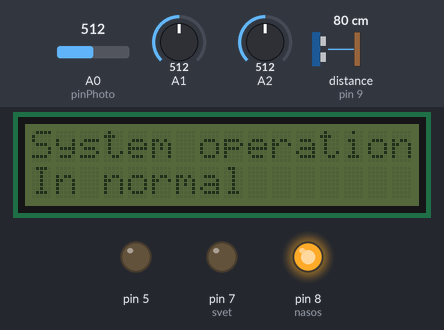
The sketch below on a simulated Arduino Uno, built with avr-gcc and run on an emulated ATmega328P. Shown: 16×2 character LCD, output pins drawn as LEDs (lit = HIGH). The test bench sets the inputs (shaded band); at power-on: A0 (pinPhoto) = 512, A1 = 512, A2 = 512, distance to the obstacle (sensor on pin 9) 80 cm. The local clock reads 2024-03-15 10:24:30 at power-on unless the sketch sets it; what the sketch prints to the serial monitor is not drawn.

Above: at 1.2 s.
1.3 s: A0 (pinPhoto) set to 168
6.3 s: A0 (pinPhoto) set to 135
At 9.3 s:
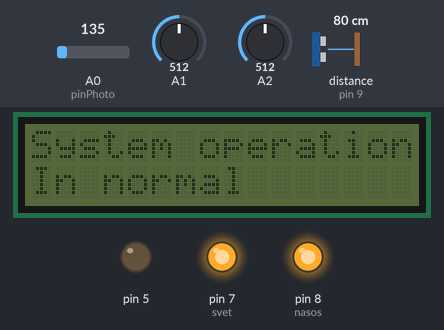
9.6 s: A1 set to 109
12.4 s: A1 set to 92
At 14.6 s:
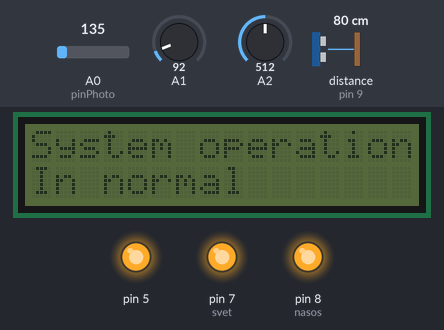
15.7 s: A2 set to 54
17.7 s: A2 set to 46
At 20.0 s:
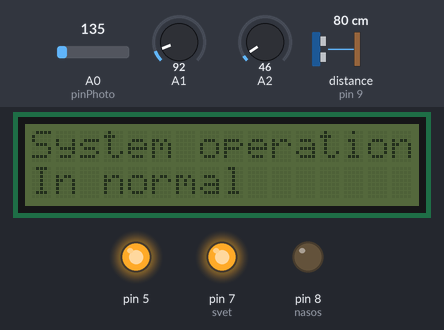
Timing chart, 0 to 21.5 s (numbered marks = the images above; inputs shaded):
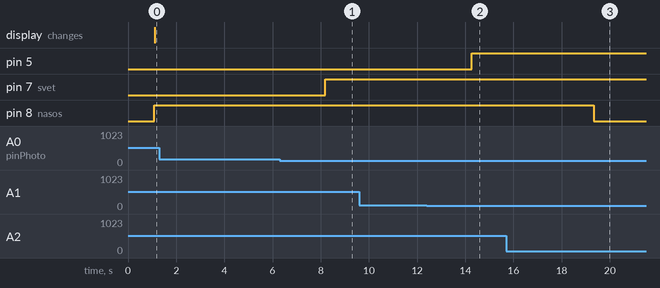

The sketch:

automatic_watering_station.ino
```cpp
#include <DS1302.h>
#include <LiquidCrystal_I2C.h>
#include <Ultrasonic.h>

const int pinPhoto = A0;
int raw = 0;
DS1302 rtc(3, 2, 4);
int svet = 7;
Time t;
int nasos = 8;
int x;

Ultrasonic ultrasonic(10, 9);
LiquidCrystal_I2C lcd1(0x27, 16, 2);

void setup(){
	pinMode( pinPhoto, INPUT );
	pinMode(svet,OUTPUT);
	rtc.halt(false);
	rtc.writeProtect(false);
	Serial.begin(9600);
	rtc.setTime(14, 30, 51);
	lcd1.init();
	lcd1.backlight();
	pinMode(nasos,OUTPUT);
	Serial.begin(9600);
	pinMode(A2, INPUT);
	pinMode(5, OUTPUT);
	pinMode(A1, INPUT);
	Serial.begin(9600);
}
void loop(){
	lcd1.clear();
	lcd1.setCursor(0, 0);
	lcd1.print("System operation");
	lcd1.setCursor(10, 0);
	lcd1.setCursor(0, 1);
	lcd1.print("In normal");
	lcd1.setCursor(10, 1);
	delay(1000);
	if (analogRead(2) <= 50) {
		digitalWrite(nasos,LOW  );
	}
	else if( analogRead(2) > 50){
	  digitalWrite(nasos,HIGH);
	}
	float dist_cm = ultrasonic.Ranging(CM);
	Serial.println(dist_cm);
	if (dist_cm > 55)
		lcd1.noBacklight();
	if (dist_cm < 55)
		lcd1.backlight();
	raw = analogRead( pinPhoto );
	//Serial.println(rtc.getTimeStr());
	delay (1000);
	Serial.println(analogRead(0));
	t = rtc.getTime();
	if (t.hour >= 8 && t.hour <= 20 && raw > 150){
		digitalWrite(svet,LOW  );
	}
	else {
		digitalWrite(svet,HIGH);
	}

	x = analogRead(A1);
	if (x < 100) { digitalWrite (5, HIGH); }
	if (x > 100) { digitalWrite (5, LOW); }
	delay (1000);
}
```

Measured:
- the behaviour switches between 151 and 150 on A0 (pinPhoto) (found by bisection; images 0 and 1)
- the behaviour switches between 100 and 99 on A1 (found by bisection; images 1 and 2)
- the behaviour switches between 51 and 50 on A2 (found by bisection; images 2 and 3)
- after the input at 1.3 s, every drawn part: stays the same
- after the input at 6.3 s, pin 7 (svet): LOW → HIGH after 1.9 s
- after the input at 9.6 s, every drawn part: stays the same
- after the input at 12.4 s, pin 5: LOW → HIGH after 1.9 s
- after the input at 15.7 s, every drawn part: stays the same
- after the input at 17.7 s, pin 8 (nasos): HIGH → LOW after 1.6 s
